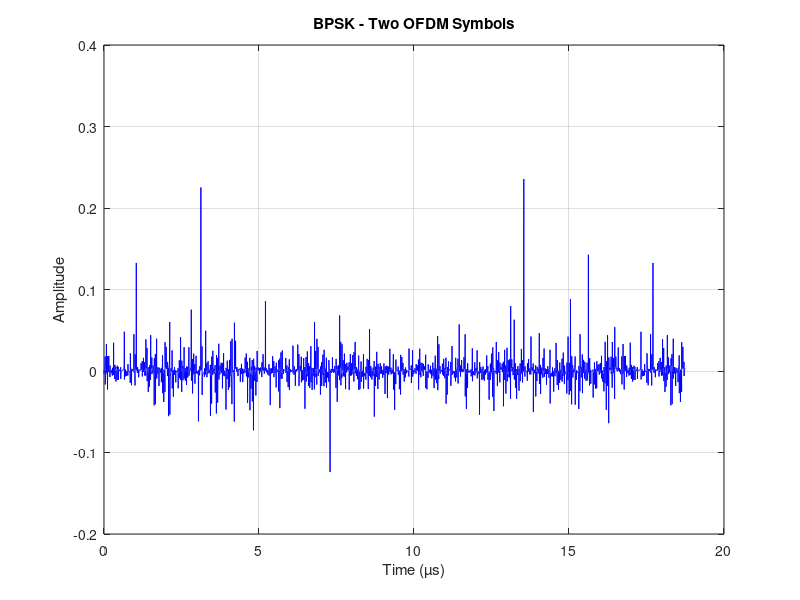
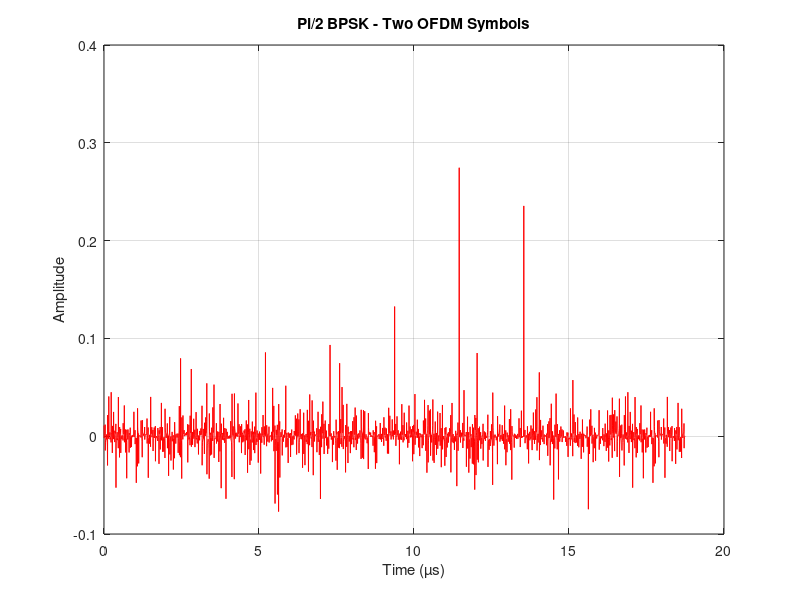
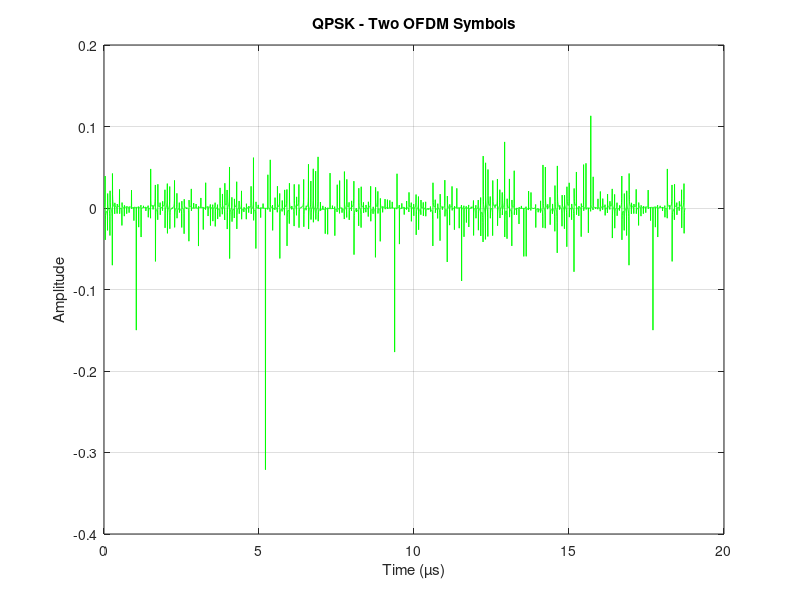
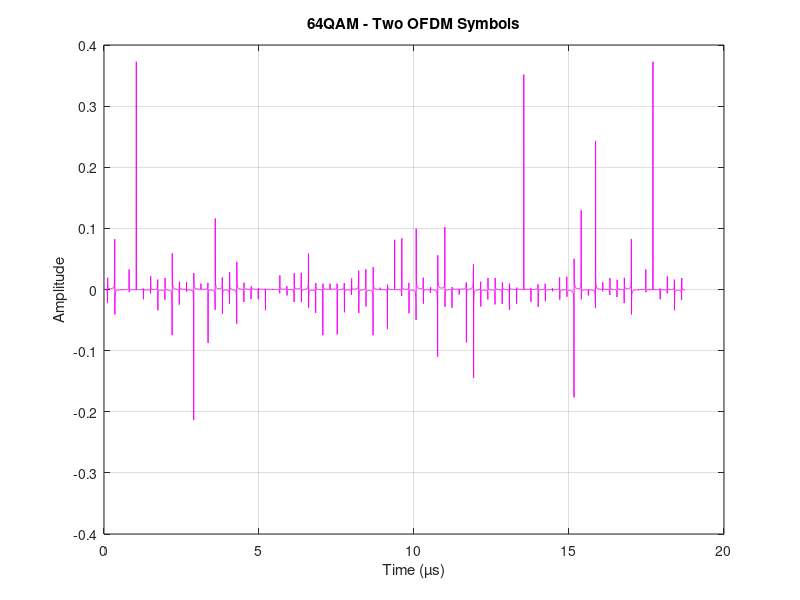

Source code (MATLAB) for these figures, in order:
% CMPEN 462 Mini Project 1 - Basic OFDM Transmitters
% Jack O'Brien

% Generate message and a bit stream
message = 'WirelessCommunicationSystemsandSecurityJackHenryOBrien';
bitstream = reshape(dec2bin(uint8(message), 8).', 1, []) - '0';
bitstream_vector = bitstream(:);

%OFDM parameters
N_fft = 4096;      %FFT size
subcarrier_bw = 60e3;   % (Hz)
slot_time = 0.25e-3;    % 25 milliseconds
fs = subcarrier_bw * N_fft;       %Sample rate (Hz)

%Determine Total bits for one time slot 64QAM
Tc = 1/ fs;     %Fundamental time unit
T_symbol = N_fft * Tc;      %OFDM symbol duration
symbols = slot_time/T_symbol;      %OFDM symbols per slot

% Bits per symbol
bits = 6; 
bits_needed = ceil(symbols * bits * N_fft);

% CP cycles
cp_normal =  2304; % (From Table 7.12)

% Expand bitstream for modulation
bitstream = repmat(bitstream,1,ceil(bits_needed/length(bitstream)));
bitstream = bitstream(1:bits_needed);


% BPSK and Pi/2 BPSK Mapping
BPSK = ((1 - 2 * bitstream) + 1j * (1 - 2 * bitstream))/sqrt(2);
phaseshift = exp(1j * (pi/2) * mod(0:length(bitstream)-1,2));
pi2_BPSK = (phaseshift .* ((1 - 2 * bitstream) + 1j * (1 - 2 * bitstream)))/sqrt(2); 

% QPSK Maps ( 2 bits per symbol )
QPSK_bits = reshape(bitstream, 2, []).';
QPSK_map = [1 + 1j, -1 + 1j, 1 - 1j, -1 - 1j] / sqrt(2);   

%change 2-bit pairs into decimals
QPSK_indices = QPSK_bits(:,1) * 2 + QPSK_bits(:,2) + 1;   
QPSK = QPSK_map(QPSK_indices);

% 64QAM ( 6 bits per symbol ) - gray mapping
QAM_bits = reshape(bitstream, 6, []).';
I_comp = (1 - 2 * QAM_bits(:,1)) .* (4 - (1 - 2 * QAM_bits(:,3)) .* (2 - (1 - 2 * QAM_bits(:,5))));
Q_comp = (1 - 2 * QAM_bits(:,2)) .* (4 - (1 - 2 * QAM_bits(:,4)) .* (2 - (1 - 2 * QAM_bits(:,6))));
QAM64 = (I_comp + 1j * Q_comp) / sqrt(42);


% Serial to parallel conversion
BPSK_parallel = reshape(BPSK, N_fft, []);
pi2_BPSK_parallel = reshape(pi2_BPSK, N_fft, []);
QPSK_parallel = reshape(QPSK, N_fft, []);
QAM_parallel = reshape(QAM64, N_fft, []);



% Perform 4096-point IFFT
BPSK_ofdm = ifft(BPSK_parallel, N_fft);
pi2_BPSK_ofdm = ifft(pi2_BPSK_parallel, N_fft);
QPSK_ofdm = ifft(QPSK_parallel, N_fft);
QAM_ofdm = ifft(QAM_parallel, N_fft);


% Add cyclic prefix before modulations
BPSK_ofdm_cp = [BPSK_ofdm(end-cp_normal+1:end, :); BPSK_ofdm];
pi2_BPSK_ofdm_cp = [pi2_BPSK_ofdm(end-cp_normal+1:end, :); pi2_BPSK_ofdm];
QPSK_ofdm_cp = [QPSK_ofdm(end-cp_normal+1:end, :); QPSK_ofdm];
QAM_ofdm_cp = [QAM_ofdm(end-cp_normal+1:end, :); QAM_ofdm];


% Convert OFDM symbols to 1D vectors
pi2_BPSK_vector = pi2_BPSK_ofdm_cp(:);
BPSK_vector = BPSK_ofdm_cp(:);
QPSK_vector = QPSK_ofdm_cp(:);
QAM64_vector = QAM_ofdm_cp(:);


% Number of samples for two OFDM symbols 
num_samples = 2 * cp_normal;  

% Time vector for two OFDM symbols in microseconds
t = (0:num_samples-1) * Tc * 1e6; 

% Plot two OFDM symbols for BPSK
figure(1);
plot(t, (BPSK_ofdm_cp(1:num_samples, 1)), 'b');
xlabel('Time (µs)');
ylabel('Amplitude');
title('BPSK - Two OFDM Symbols');
grid on;

% Plot two OFDM symbols for Pi/2 BPSK
figure(2);
plot(t, (pi2_BPSK_ofdm_cp(1:num_samples, 1)), 'r');
xlabel('Time (µs)');
ylabel('Amplitude');
title('Pi/2 BPSK - Two OFDM Symbols');
grid on;

% Plot two OFDM symbols for QPSK
figure(3);
plot(t, (QPSK_ofdm_cp(1:num_samples, 1)), 'g');
xlabel('Time (µs)');
ylabel('Amplitude');
title('QPSK - Two OFDM Symbols');
grid on;

% Plot two OFDM symbols for 64QAM
figure(4);
plot(t,(QAM_ofdm_cp(1:num_samples, 1)), 'm');
xlabel('Time (µs)');
ylabel('Amplitude');
title('64QAM - Two OFDM Symbols');
grid on;
